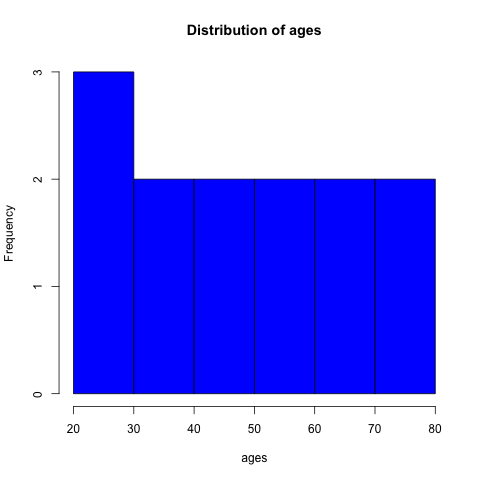

This figure's R source:
ages<-c(22, 25, 30, 35, 40, 45, 50, 55, 60, 65, 70, 75, 80)
png(file="Q4D2.jpg")
hist(ages,xlab="ages",main="Distribution of ages",col='blue')
dev.off()